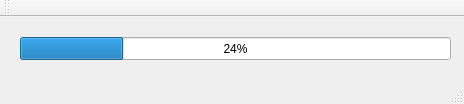
<?xml version="1.0" encoding="UTF-8"?>
<ui version="4.0">
 <class>ProgressClassClass</class>
 <widget class="QMainWindow" name="ProgressClassClass">
  <property name="geometry">
   <rect>
    <x>0</x>
    <y>0</y>
    <width>464</width>
    <height>104</height>
   </rect>
  </property>
  <property name="windowTitle">
   <string>ProgressClass</string>
  </property>
  <widget class="QWidget" name="centralWidget">
   <widget class="QProgressBar" name="progressBar">
    <property name="geometry">
     <rect>
      <x>20</x>
      <y>20</y>
      <width>431</width>
      <height>23</height>
     </rect>
    </property>
    <property name="value">
     <number>24</number>
    </property>
   </widget>
  </widget>
  <widget class="QMenuBar" name="menuBar">
   <property name="geometry">
    <rect>
     <x>0</x>
     <y>0</y>
     <width>464</width>
     <height>22</height>
    </rect>
   </property>
  </widget>
  <widget class="QToolBar" name="mainToolBar">
   <attribute name="toolBarArea">
    <enum>TopToolBarArea</enum>
   </attribute>
   <attribute name="toolBarBreak">
    <bool>false</bool>
   </attribute>
  </widget>
  <widget class="QStatusBar" name="statusBar"/>
 </widget>
 <layoutdefault spacing="6" margin="11"/>
 <resources/>
 <connections/>
</ui>
